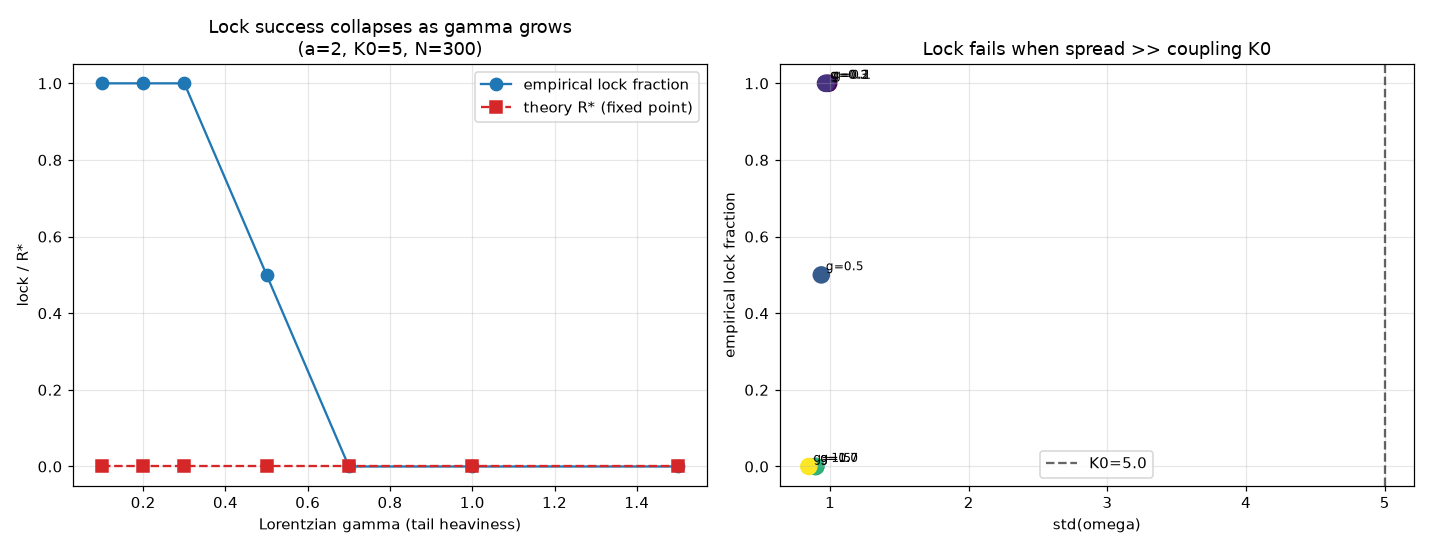

Reproduce this figure in Python.
"""
REFINEMENT OF EMP-153: the lock criterion at (a=2, K0=5, N=300) is controlled by the
"winnable fraction" f(K0) = P(|omega| < K0), NOT by tail heaviness.

Theory (self-consistent mean field for reflexive coupling):
  An oscillator locks iff |omega_i| < K_eff = K0 * R^a  (max restoring pull at order R).
  Locked oscillators align -> contribute ~cos to R.  Leading order:
      R  ~  f(K0 * R^a),   f(x) = P(|omega| < x)
  This is a fixed-point equation.  The attractor exists iff R_hs=0 is unstable,
  i.e. R = f(K0 R^a) has a nonzero root.  For bounded omega and any a>0,
  R=0 is always stable (Jacobian -0 to leading order on R^(a+1) term) -> a finite-size
  ACTIVATION problem: R grows only if the initial finite-N fluctuation R_0 ~ 1/sqrt(N)
  is amplified past the barrier.  If f(K0) << 1, R_max is capped and no lock.

We test:
  (1) Gamma sweep of Lorentzian omega -> empirical lock fraction vs empirical f(K0).
  (2) Self-consistent prediction R* = fixed point of R = f(K0 R^a) (smoothed f).
"""
import numpy as np
from scipy.optimize import brentq
import matplotlib
matplotlib.use('Agg')
import matplotlib.pyplot as plt

def simulate(omega, K0, a, seeds, dt=0.05, T=200.0, R_lock=0.5):
    N = len(omega); succ = 0; rf = []
    for s in seeds:
        rng = np.random.default_rng(s)
        theta = rng.uniform(0, 2*np.pi, N)
        nsteps = int(T/dt)
        def deriv(th):
            z = np.mean(np.exp(1j*th)); R = np.abs(z); Psi = np.angle(z)
            return omega + K0*(R**a)*np.sin(Psi - th)
        for step in range(nsteps):
            k1 = deriv(theta); k2 = deriv(theta+0.5*dt*k1)
            k3 = deriv(theta+0.5*dt*k2); k4 = deriv(theta+dt*k3)
            theta = theta + (dt/6.0)*(k1+2*k2+2*k3+k4)
        Rf = np.abs(np.mean(np.exp(1j*theta)))
        rf.append(Rf)
        if Rf > R_lock: succ += 1
    return succ, np.mean(rf), np.std(rf)

def empirical_f(omega, x):
    return np.mean(np.abs(omega) < x)

K0 = 5.0; a = 2.0; N = 300
seeds = list(range(8))
gammas = [0.1, 0.2, 0.3, 0.5, 0.7, 1.0, 1.5]

print("="*96)
print(f"LORENTZIAN GAMMA SWEEP  (a={a}, K0={K0}, N={N}, 8 seeds)")
print("="*96)
print(f"{'gamma':<8}{'std(omega)':<12}{'f(K0)':<10}{'max|w|':<10}{'lock':<9}{'R_final':<10}{'R*_theory':<11}")

rows = []
for g in gammas:
    rng = np.random.default_rng(int(g*1000)+7)
    u = rng.uniform(1e-4, 1-1e-4, N)
    omega = g*np.tan(np.pi*(u-0.5))  # Lorentzian(gamma=g)
    succ, rmean, rstd = simulate(omega, K0, a, seeds)
    fK0 = empirical_f(omega, K0)
    # theory: fixed point of R = f_tail(K0 R^a) using a heavy-tail-ish smooth surrogate
    # Use the empirical smooth CDF of |omega| (Lorentzian: F(x)=2/pi*arctan(x/g))
    def F(x): return (2/np.pi)*np.arctan(x/g)
    def g_eq(R): return F(K0*(R**a)) - R
    Rstar = 0.0
    try:
        # look for nonzero root above 0.02
        if g_eq(0.02) > 0:
            Rstar = brentq(g_eq, 0.02, 0.999)
    except Exception:
        Rstar = 0.0
    rows.append((g, np.std(omega), fK0, np.max(np.abs(omega)), succ, rmean, Rstar))
    print(f"{g:<8}{np.std(omega):<12.2f}{fK0:<10.3f}{np.max(np.abs(omega)):<10.1f}{str(succ)+'/8':<9}{rmean:<10.4f}{Rstar:<11.3f}")

# Plot
fig, axes = plt.subplots(1, 2, figsize=(13, 5))
arr = np.array([(r[0], r[2], r[4]/8.0, r[5], r[6]) for r in rows])
ax = axes[0]
ax.plot(arr[:,0], arr[:,2], 'o-', label='empirical lock fraction', color='C0', ms=8)
ax.plot(arr[:,0], np.clip(arr[:,4],0,1), 's--', label='theory R* (fixed point)', color='C3', ms=8)
ax.set_xlabel('Lorentzian gamma (tail heaviness)'); ax.set_ylabel('lock / R*')
ax.set_title('Lock success collapses as gamma grows\n(a=2, K0=5, N=300)')
ax.legend(); ax.grid(alpha=0.3)

ax = axes[1]
ax.scatter(arr[:,1], arr[:,2], c=arr[:,0], s=110, cmap='viridis')
for i,(gg,sd,lf,rm,rs) in enumerate(arr):
    ax.annotate(f'g={gg}', (sd, lf), fontsize=8, xytext=(3,3), textcoords='offset points')
ax.axvline(K0, color='k', ls='--', alpha=0.6, label=f'K0={K0}')
ax.set_xlabel('std(omega)'); ax.set_ylabel('empirical lock fraction')
ax.set_title('Lock fails when spread >> coupling K0'); ax.legend(); ax.grid(alpha=0.3)
plt.tight_layout()
plt.savefig('emp153_gamma_sweep.png', dpi=110)
print("\nSaved emp153_gamma_sweep.png")

# Critical gamma estimate
for r in rows:
    print(f"  gamma={r[0]:.2f}: f(K0)={r[2]:.3f} -> lock {r[4]}/8")
